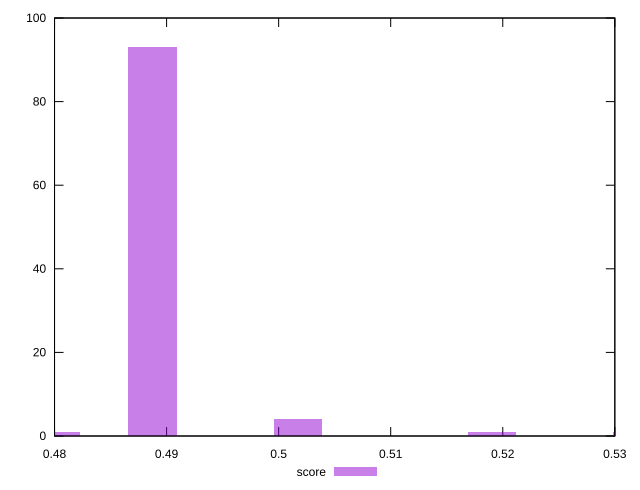

Generate this figure with gnuplot:
reset

$score <<EOF
0.5017158490166733 4
0.48874043912831105 93
0.5319918054228518 1
0.5190163955344896 1
0.4800901658694029 1
EOF

set key outside below
set boxwidth 0.00432513662945408
set xrange [0.48:0.53]
set yrange [0:100]
set trange [0:100]
set style fill transparent solid 0.5 noborder
set terminal svg size 640, 490 enhanced background rgb 'white'
set output "report_00022_2021-02-20T12:08:46.964Z/uses-http2/samples/pages+cached+noadtech/score/histogram.svg"

plot $score title "score" with boxes

reset
